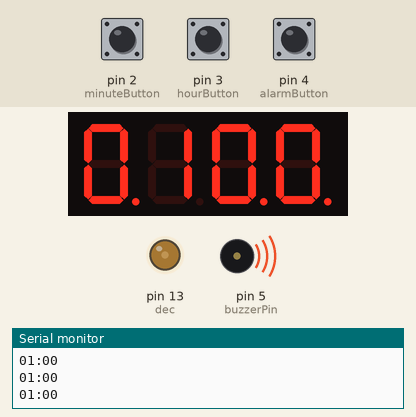
This sketch was run on a simulated Arduino Uno, built with avr-gcc and run on an emulated ATmega328P. On the bench: 4-digit seven-segment display, output pins drawn as LEDs (lit = HIGH), buzzer (waves = sounding, pin HIGH), the last lines printed to the serial monitor. Wiring (inferred from the names in the program): 4-digit 7-segment display, segments lit when HIGH: segments pin 6, pin 7, pin 8, pin 9, pin 10, pin 11, pin 12, pin 9; digit selects A5, A4, A3, A2. The test bench sets the inputs (shaded band); at power-on: pin 3 (hourButton) HIGH, pin 2 (minuteButton) HIGH, pin 4 (alarmButton) HIGH. The segment pins are drawn as the display they are named for; pins used as bus, display or sensor lines are not drawn.

Above: at 1.2 s.
1.3 s: pin 3 (hourButton) pulled LOW for 3.2 s
At 2.3 s:
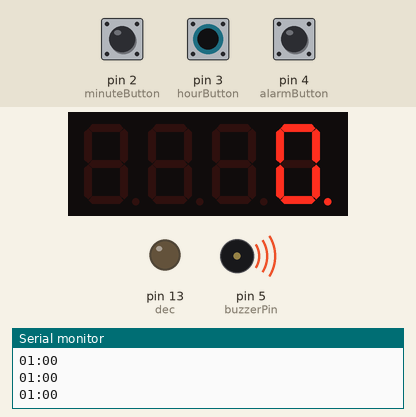
5.1 s: pin 2 (minuteButton) pulled LOW for 0.15 s
At 5.45 s:
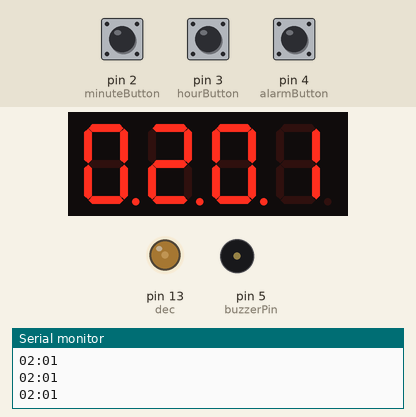
5.8 s: pin 4 (alarmButton) pulled LOW for 0.15 s
At 5.95 s:
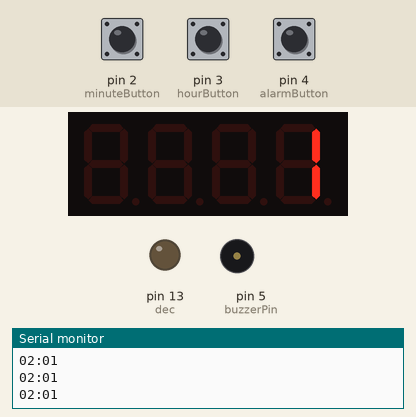
6.5 s: pin 2 (minuteButton) pulled LOW for 1 s
At 7.3 s:
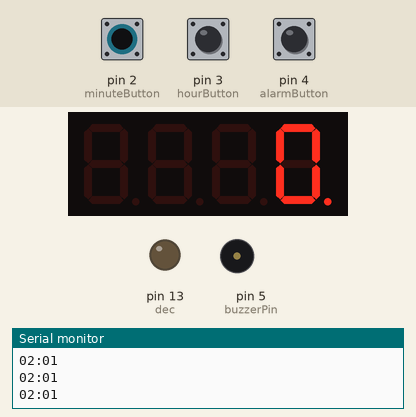
8.1 s: pin 4 (alarmButton) pulled LOW for 0.15 s
At 8.55 s:
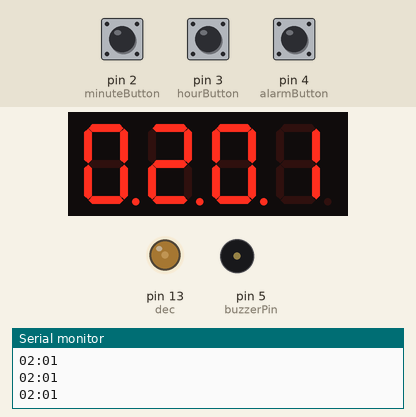
8.8 s: pin 3 (hourButton) pulled LOW for 0.15 s
At 9.25 s:
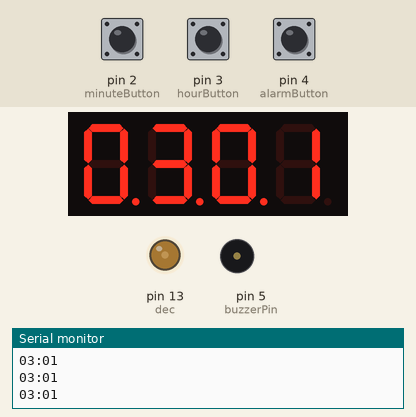
Timing chart, 0 to 10.5 s (numbered marks = the images above; inputs shaded):
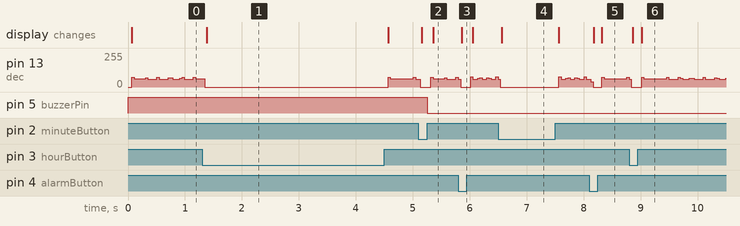

The sketch:

alarmclockcode.ino
```cpp
//each digit has a function and each number it can display has a function. The idea is to set each digit individually and swap between them imperceptively fast.

/*
 * The clock countes accurately.
 * The minutes and hours can be manualy incremented by one using buttons.
 */

 /*
  * Things I have learned:
  * reading pinout diagrams
  * creation of basic embedded systems
  * using classes to take in information and make an output
  * using while loops to prevent repeated presses of button
  * electrical wiring of 7 segment display, buttons, and passive buzzers
  * arduino includes some built in functions such as millis()
  * improved logical problem solving with if stateaments in basic clock counter
  */

//pins for 4 number 7 segement display
int dig1=A5;
int dig2=A4;
int dig3=A3;
int dig4=A2;
int Apin=6;
int Bpin=7;
int Cpin=8;
int Dpin=9;
int Epin=10;
int Fpin=11;
int Gpin=12;
int dec=13;

//pins for buttons
int hourButton=3;
int minuteButton=2;
int alarmButton=4;

int buzzerPin=5;

//minute incrementer
int addMinute=0;

//initial time values
int minute=0;
int tenMinute=0;
int hour=1;
int tenHour=0;

//alarm integers
int alarmMinute=0;
int alarmTenMinute=0;
int alarmHour=1;
int alarmTenHour=0;

//other variables used as counters and trackers
int counter=0;
int couterMinute;
int counterHour;
int tenMinuteCounter=0;
int minuteinf;
int minuteButtonRead;
int hourButtonRead;
int alarmButtonRead;
bool settingAlarm=false;

//this wait value is the delay betweendisplaying each number. smaller number makes all numbers appear at all digits. larger number causes visual flashing
int wait=3;

class Digit {
  public:
    Digit(int place,int number){
      if (place == A5){
        digitalWrite(dig1,0);
        digitalWrite(dig2,255);
        digitalWrite(dig3,255);
        digitalWrite(dig4,255);
        digitalWrite(dec,0);
      }
      if (place == A4){
        digitalWrite(dig1,255);
        digitalWrite(dig2,0);
        digitalWrite(dig3,255);
        digitalWrite(dig4,255);
        digitalWrite(dec,255);
      }
      if (place == A3){
        digitalWrite(dig1,255);
        digitalWrite(dig2,255);
        digitalWrite(dig3,0);
        digitalWrite(dig4,255);
        digitalWrite(dec,0);
      }
      if (place == A2){
        digitalWrite(dig1,255);
        digitalWrite(dig2,255);
        digitalWrite(dig3,255);
        digitalWrite(dig4,0);
        digitalWrite(dec,0);
      }
      if (number == 0){
        digitalWrite(Apin,HIGH);
        digitalWrite(Bpin,HIGH);
        digitalWrite(Cpin,HIGH);
        digitalWrite(Dpin,HIGH);
        digitalWrite(Epin,HIGH);
        digitalWrite(Fpin,HIGH);
        digitalWrite(Gpin,LOW);
      }
      if (number == 1){
        digitalWrite(Apin,LOW);
        digitalWrite(Bpin,HIGH);
        digitalWrite(Cpin,HIGH);
        digitalWrite(Dpin,LOW);
        digitalWrite(Epin,LOW);
        digitalWrite(Fpin,LOW);
        digitalWrite(Gpin,LOW);
      }
      if (number == 2){
        digitalWrite(Apin,HIGH);
        digitalWrite(Bpin,HIGH);
        digitalWrite(Cpin,LOW);
        digitalWrite(Dpin,HIGH);
        digitalWrite(Epin,HIGH);
        digitalWrite(Fpin,LOW);
        digitalWrite(Gpin,HIGH);
      }
      if (number == 3){
        digitalWrite(Apin,HIGH);
        digitalWrite(Bpin,HIGH);
        digitalWrite(Cpin,HIGH);
        digitalWrite(Dpin,HIGH);
        digitalWrite(Epin,LOW);
        digitalWrite(Fpin,LOW);
        digitalWrite(Gpin,HIGH);
      }
      if (number == 4){
        digitalWrite(Apin,LOW);
        digitalWrite(Bpin,HIGH);
        digitalWrite(Cpin,HIGH);
        digitalWrite(Dpin,LOW);
        digitalWrite(Epin,LOW);
        digitalWrite(Fpin,HIGH);
        digitalWrite(Gpin,HIGH);
      }
      if (number == 5){
        digitalWrite(Apin,HIGH);
        digitalWrite(Bpin,LOW);
        digitalWrite(Cpin,HIGH);
        digitalWrite(Dpin,HIGH);
        digitalWrite(Epin,LOW);
        digitalWrite(Fpin,HIGH);
        digitalWrite(Gpin,HIGH);
      }
      if (number == 6){
        digitalWrite(Apin,LOW);
        digitalWrite(Bpin,LOW);
        digitalWrite(Cpin,HIGH);
        digitalWrite(Dpin,HIGH);
        digitalWrite(Epin,HIGH);
        digitalWrite(Fpin,HIGH);
        digitalWrite(Gpin,HIGH);
      }
      if (number == 7){
        digitalWrite(Apin,HIGH);
        digitalWrite(Bpin,HIGH);
        digitalWrite(Cpin,HIGH);
        digitalWrite(Dpin,LOW);
        digitalWrite(Epin,LOW);
        digitalWrite(Fpin,LOW);
        digitalWrite(Gpin,LOW);
      }
      if (number == 8){
        digitalWrite(Apin,HIGH);
        digitalWrite(Bpin,HIGH);
        digitalWrite(Cpin,HIGH);
        digitalWrite(Dpin,HIGH);
        digitalWrite(Epin,HIGH);
        digitalWrite(Fpin,HIGH);
        digitalWrite(Gpin,HIGH);
      }
      if (number == 9){
        digitalWrite(Apin,HIGH);
        digitalWrite(Bpin,HIGH);
        digitalWrite(Cpin,HIGH);
        digitalWrite(Dpin,LOW);
        digitalWrite(Epin,LOW);
        digitalWrite(Fpin,HIGH);
        digitalWrite(Gpin,HIGH);
      }
    }
};

void setup() {
  Serial.begin(9600);
  pinMode(dig1,OUTPUT);
  pinMode(dig2,OUTPUT);
  pinMode(dig3,OUTPUT);
  pinMode(dig4,OUTPUT);
  pinMode(Apin,OUTPUT);
  pinMode(Bpin,OUTPUT);
  pinMode(Cpin,OUTPUT);
  pinMode(Dpin,OUTPUT);
  pinMode(Epin,OUTPUT);
  pinMode(Fpin,OUTPUT);
  pinMode(Gpin,OUTPUT);
  pinMode(dec,OUTPUT);
  pinMode(hourButton,INPUT);
  pinMode(minuteButton,INPUT);
  pinMode(buzzerPin,OUTPUT);
}

void loop() {
  minuteButtonRead = digitalRead(minuteButton);
  hourButtonRead = digitalRead(hourButton);
  alarmButtonRead = digitalRead(alarmButton);

//setting alarm
  counter=0;
  while (alarmButtonRead == 0){
    if (counter == 0){
      counter++;
      settingAlarm = true;
    }
    alarmButtonRead = digitalRead(alarmButton);
  }
  counter=0;
  while (settingAlarm == true){
    minuteButtonRead = digitalRead(minuteButton);
    hourButtonRead = digitalRead(hourButton);
    alarmButtonRead = digitalRead(alarmButton);
    counter=0;
    while (alarmButtonRead == 0){
      if (counter == 0){
        counter++;
        settingAlarm = false;
      }
    alarmButtonRead = digitalRead(alarmButton);
    }
    while (minuteButtonRead == 0){
      if (counter == 0){
        counter++;
        alarmMinute++;
        if(alarmMinute >= 10){
          alarmMinute=0;
          alarmTenMinute++;
          if(alarmTenMinute >= 6){
            alarmTenMinute=0;
            alarmHour=1;
          }
        }
      }
      minuteButtonRead = digitalRead(minuteButton);
      hourButtonRead = digitalRead(hourButton);
    }
    counter=0;
    while (hourButtonRead == 0){
      if (counter == 0){
        counter++;
        alarmHour++;
        if(hour >= 10){
          alarmHour=0;
          alarmTenHour++;
        }
        if(alarmTenHour >= 1 && hour >= 3){
          alarmTenHour=0;
          alarmHour=1;
        }
      }
      minuteButtonRead = digitalRead(minuteButton);
      hourButtonRead = digitalRead(hourButton);
    }
    counter=0;
    Digit digitone(dig1,alarmTenHour);
    delay(wait);
    Digit digittwo(dig2,alarmHour);
    delay(wait);
    Digit digitthree(dig3,alarmTenMinute);
    delay(wait);
    Digit digitfour(dig4,alarmMinute);
    delay(wait);
  }

//manual minute incrementation
  while (minuteButtonRead == 0){
    if (counter == 0){
      counter++;
      addMinute++;
    }
    minuteButtonRead = digitalRead(minuteButton);
    hourButtonRead = digitalRead(hourButton);
  }
  counter=0;

//manual hour incrementation
  while (hourButtonRead == 0){
    if (counter == 0){
      counter++;
      hour++;
      if(hour >= 10){
        hour=0;
        tenHour++;
      }
      if(tenHour >= 1 && hour >= 3){
        tenHour=0;
        hour=1;
      }
    }
    minuteButtonRead = digitalRead(minuteButton);
    hourButtonRead = digitalRead(hourButton);
  }
  counter=0;

//clock counter
  minuteinf = millis() / 60000;
  minute = minuteinf + addMinute - (tenMinuteCounter*10);
  if(minute >= 10){
    minute=0;
    tenMinute++;
    tenMinuteCounter++;
    if(tenMinute >= 6){
      tenMinute=0;
      hour++;
      if(hour >= 10){
        hour=0;
        tenHour++;
      }
      if(tenHour >= 1 && hour >= 3){
        tenHour=0;
        hour=1;
      }
    }
  }

//sound the alarm
  if (minute == alarmMinute){
    if(tenMinute == alarmTenMinute){
      if(hour == alarmHour){
        if(tenHour == alarmTenHour){
          digitalWrite(buzzerPin,HIGH);
        }
      }
    }
  }
  else{
    digitalWrite(buzzerPin,LOW);
  }
//displays numbers by passing to class Digit
  Digit digitone(dig1,tenHour);
  delay(wait);
  Digit digittwo(dig2,hour);
  delay(wait);
  Digit digitthree(dig3,tenMinute);
  delay(wait);
  Digit digitfour(dig4,minute);
  delay(wait);

//prints time to serial. may be usefull for other implementations
  Serial.print(tenHour);
  Serial.print(hour);
  Serial.print(":");
  Serial.print(tenMinute);
  Serial.println(minute);
}
```

Measured:
- after the input at 1.3 s, the display: changes after 0.08 s (image 1)
- after the input at 5.1 s, pin 5 (buzzerPin): HIGH → LOW after 0.15 s; the display: first changes after 0.06 s (image 2 shows a later state)
- after the input at 5.8 s, the display: changes after 0.06 s (image 3)
- after the input at 6.5 s, the display: changes after 0.06 s (image 4)
- after the input at 8.1 s, the display: first changes after 0.08 s (image 5 shows a later state)
- after the input at 8.8 s, the display: first changes after 0.06 s (image 6 shows a later state)
